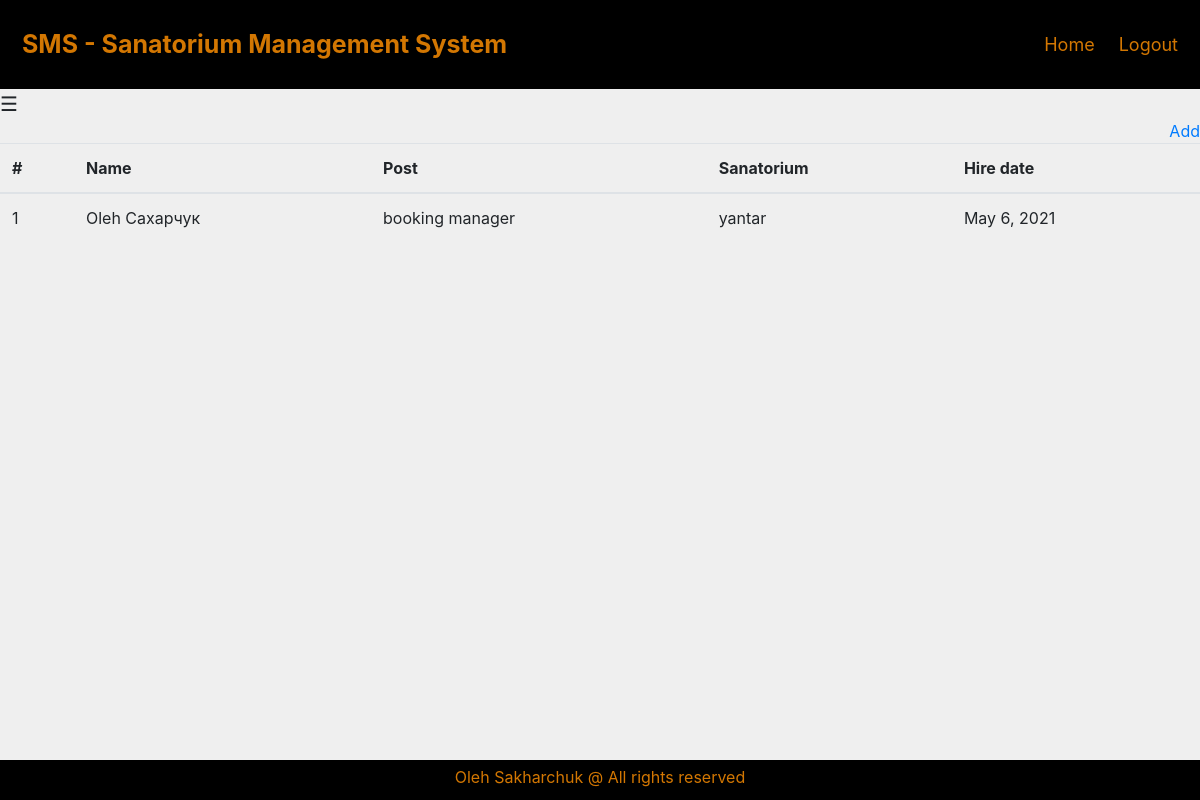
The app's page /sms/view/employee/ (signed in), older data.
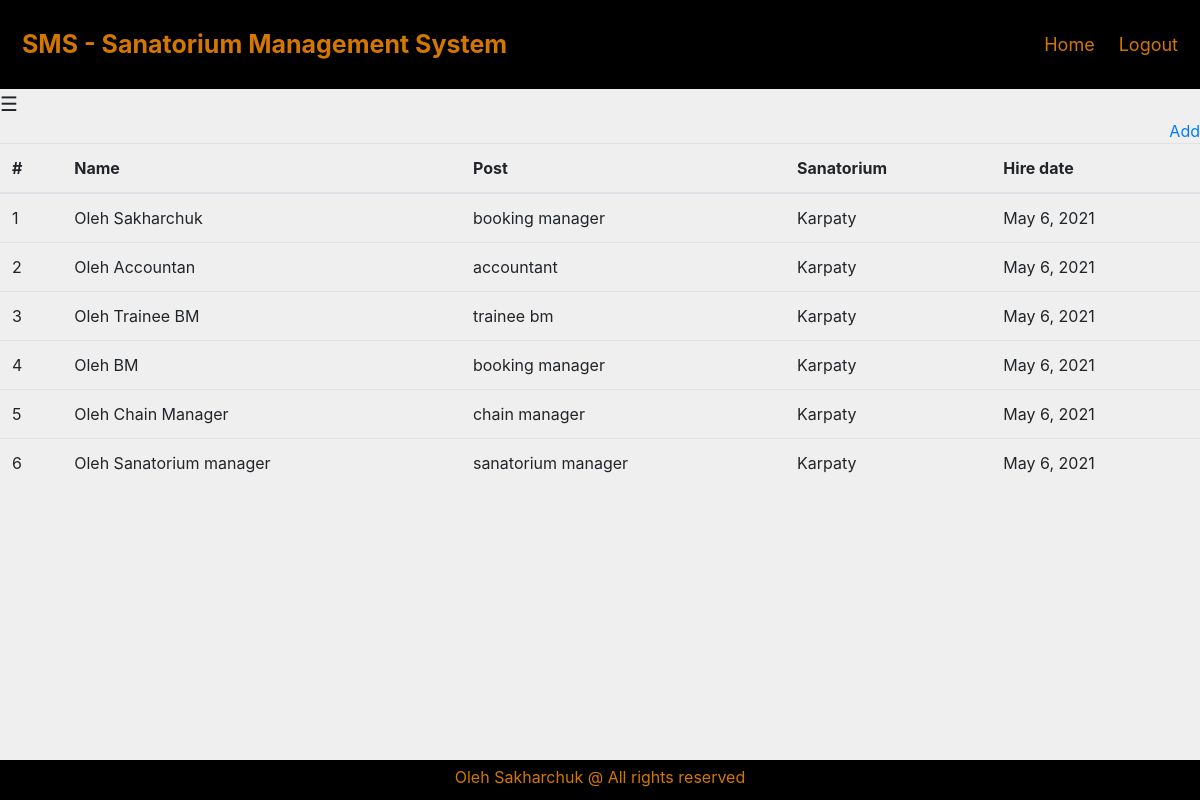
The same page, newer data.
### sms_app/models/models.py (models this page shows, shortened)
class Employee(models.Model, CustomModel):
    employeeId = AutoField(primary_key=True)
    post = ForeignKey(Post, on_delete=PROTECT, null=False)
    user = ForeignKey(User, on_delete=CASCADE, null=True)
    sanatorium = ForeignKey(Sanatorium, on_delete=PROTECT, null=False)
    hireDate = DateField(null=False)
    @staticmethod
    def retrieve_field_names():
        return ('name', 'post', 'sanatorium', 'hireDate')
    def retrieve_field_values(self):
        return (self.user.get_full_name(), self.post.name, self.sanatorium.name, self.hireDate)
    @staticmethod
    def retrieve_customer_field_names():
        return ('Name', 'Post', 'Sanatorium', 'Hire date')
    def retrieve_customer_field_values(self):
        return self.retrieve_field_values()

class Post(models.Model, CustomModel):
    postId = AutoField(primary_key=True)
    name = CharField(max_length=20, null=False)
    salary = PositiveIntegerField(null=False)

class Sanatorium(models.Model,CustomModel):
    sanatoriumId = AutoField(primary_key=True)
    address = ForeignKey(Address, on_delete=CASCADE, null=False)
    name = CharField(max_length=SANATORIUM_NAME_LENGTH, null=False)

### sms_app/validators.py (the view)
    def wrap(request, *args, **kwargs):
        mode = request.get_full_path().split('/')[2]
        entries = get_entries().keys()
        requested_entry = kwargs['entry_name'].replace('_', '')
        for group in request.user.groups.all():
            if '{}_{}'.format(mode, requested_entry) in [perm.codename for perm in group.permissions.all()]:
                return function(request, *args, **kwargs)
        return HttpResponse('perm denied or no such page')

### sms_app/models/models.py (called while the page is built)
def get_entries():
    return {
        'post':Post,
        'employee':Employee,
        'sanatorium':Sanatorium,
        'address': Address,
        'room_type':RoomType,
        'room_places_type':RoomPlacesType,
        'room':Room,
        'treatment_course':TreatmentCourse,
        'customer_info':CustomerInfo,
        'customer':Customer,
        'booking':Booking,
    }

### sms_app/validators.py (called while the page is built)
def access_validator(function):
    def wrap(request, *args, **kwargs):
        mode = request.get_full_path().split('/')[2]
        entries = get_entries().keys()
        requested_entry = kwargs['entry_name'].replace('_', '')
        for group in request.user.groups.all():
            if '{}_{}'.format(mode, requested_entry) in [perm.codename for perm in group.permissions.all()]:
                return function(request, *args, **kwargs)
        return HttpResponse('perm denied or no such page')
    wrap.__doc__ = function.__doc__
    wrap.__name__ = function.__name__
    return wrap

def can_add(request, entry_name):
    for group in request.user.groups.all():
        if 'add_{}'.format(entry_name.replace('_', '')) in [perm.codename for perm in group.permissions.all()]:
            return True
    return False

def define_content_by_permission(request):
    app_name = SmsAppConfig.name
    for group in request.user.groups.all():
        l = [str(perm).split('|')[1].rstrip().strip() for perm in group.permissions.all() if
             str(perm).startswith(app_name)]
    l = set(l)
    content = dict(zip([el.capitalize() for el in l], [el.replace(' ', '_') for el in l]))
    return content

### sms_app/views.py (called while the page is built)
def sanatorium_dependent(entry):
    if 'sanatorium' in entry.retrieve_field_names():
        return True
    return False

def get_objects(request, entry):
    if sanatorium_dependent(entry):
        s = Employee.objects.filter(user=request.user)[0].sanatorium
        return entry.objects.filter(sanatorium=s)
    else:
        return entry.objects.all()

### sms_app/templates/sms_app/view_set.html (shortened to what this page needs)
{% extends "sms_app/main.html" %}
{% block content %}
    {% if can_add %}
      <div class="header-right">
        <a class="active" href="/sms/add/{{entry_name}}/">Add</a>
      </div>
    {% endif %}
    <table class="table" id="table">
        <thead>
            <tr>
            <th>#</th>
            {% for name in customer_field_names %}
                <th onclick="sortTable({{forloop.counter0}})">{{ name }}</th>
            {% endfor %}
            </tr>
        </thead>
        <tbody>
            {% for entry in entry_set %}
                <tr class='clickable-row' data-href='{{ entry.pk }}'>
                    <td>{{ forloop.counter }}</td>
                {% for field in entry.retrieve_customer_field_values %}
                    <td>{{ field }}</td>
                {% endfor %}
                </tr>
            {% endfor %}
        </tbody>
    </table>
{% endblock %}

### sms_app/templates/sms_app/main.html (shortened to what this page needs)
<!DOCTYPE html>
<html lang="en">
<head>
    <link rel="stylesheet" href="https://maxcdn.bootstrapcdn.com/bootstrap/4.0.0/css/bootstrap.min.css">
</head>
<body>
    <div class="header">
      <a href="#default" class="logo">SMS - Sanatorium Management System</a>
      <div class="header-right">
        <a class="active" href="/sms">Home</a>
        <a class="active" href="{% url 'logout' %}?next=/auth/login">Logout</a>
      </div>
    </div>
    <span style="font-size:20px;cursor:pointer" onclick="openNav(event)" class="burger-menu">&#9776;</span>
    <div id="content" style="width:1200px; margin:0 auto;">
        {% block content %}{% endblock %}
    </div>
    <div class="footer">
      <p style="color:#d37702; margin-top:5px;">Oleh Sakharchuk @ All rights reserved</p>
    </div>
</body>
</html>

### sms_app/templates/sms_app/main.html (style rules this page uses)
body { background-color:#efefef; }
.header { overflow: hidden; background-color: #000000; padding: 20px 10px; }
.header a { float: left; color: black; text-align: center; padding: 12px; text-decoration: none; font-size: 18px; line-height: 25px; border-radius: 4px; }
.header a.logo { font-size: 25px; font-weight: bold; color: #d37702; }
.header a.active { background-color: #000000; color: #d37702; }
.header-right { float: right; }
.footer { position: fixed; left: 0; bottom: 0; width: 100%; background-color: #000000; color: white; text-align: center; height: 5%; }

Row changes from the older to the newer data that the page shows:
removed Sanatorium: retrieve_customer_field_values "yantar"
added Sanatorium: retrieve_customer_field_values "Karpaty" "Karpaty" "Karpaty" "Karpaty" "Karpaty" "Karpaty"
now on this page (row edited): Employee: retrieve_customer_field_values "Oleh Accountan" "May 6, 2021"
added Post: retrieve_customer_field_values "accountant"
added Employee: retrieve_customer_field_values "Oleh Trainee BM" "May 6, 2021"
added Post: retrieve_customer_field_values "trainee bm"
added Employee: retrieve_customer_field_values "Oleh BM" "booking manager" "May 6, 2021"
added Employee: retrieve_customer_field_values "Oleh Chain Manager" "May 6, 2021"
added Post: retrieve_customer_field_values "chain manager"
added Employee: retrieve_customer_field_values "Oleh Sanatorium manager" "May 6, 2021"
added Post: retrieve_customer_field_values "sanatorium manager"
Text that changed along with them:
new list line: "Oleh Sakharchuk"
list line gone: "Oleh Сахарчук"
